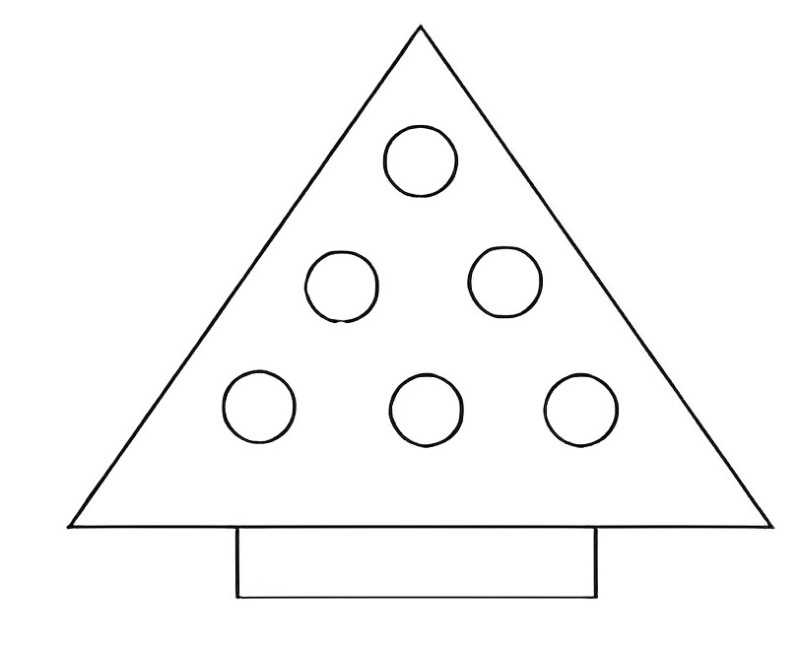
#> input picture teste/image.png, 800 x 646 px
$ python main.py
#> lines starting #> are read from the running program, lines starting #| are printed output that depends on the picture; after the words box and inside, x2 and y2 are one past the last pixel; in counts of white or black regions, pixels touching at a corner belong together
from __future__ import print_function
import numpy as np
import cv2
import argparse

ap = argparse.ArgumentParser()
ap.add_argument('--image', default='image.png', help='Caminho da imagem')
args = ap.parse_args()

imagem = cv2.imread(args.image)
#> imagem is the input picture: shape (646, 800, 3); mean B, G, R 249.2, 249.2, 249.2
cv2.imshow("Original", imagem)

escala_de_cinza = cv2.cvtColor(imagem, cv2.COLOR_BGR2GRAY)

kernel = np.ones((3, 3), np.uint8)
erosion = cv2.erode(escala_de_cinza, kernel, iterations=1)
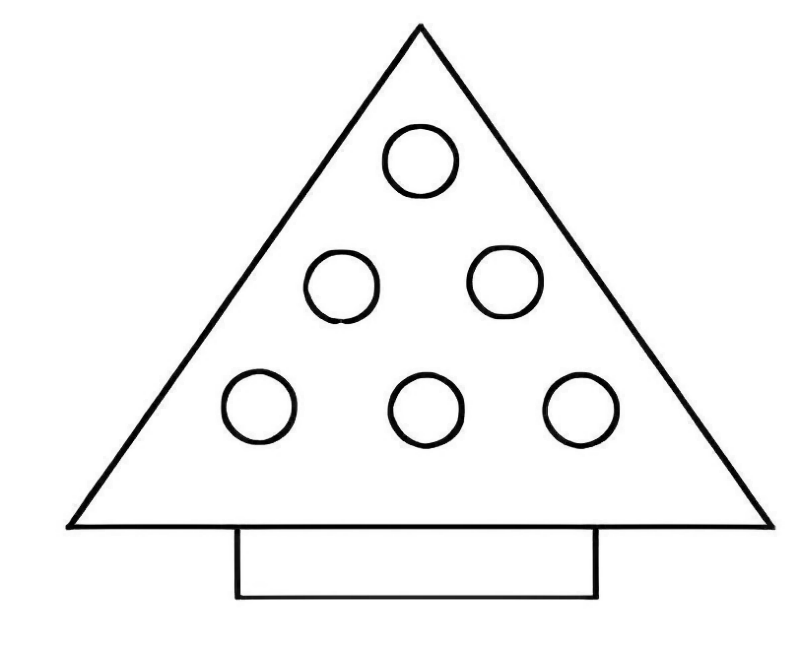
#> erosion: shape (646, 800); min 0, max 255, mean 244.6

dilation = cv2.dilate(erosion, kernel, iterations=1)

# Encontra bordas na imagem usando o método de detecção de bordas Canny
# Calcula os limiares inferior e superior usando sigma = 0.33
sigma = 0.33
v = np.median(dilation)
#> v = 255
limite_inferior = int(max(0, (1.0 - sigma) * v))
#> limite_inferior = 170
limite_superior = int(min(255, (1.0 + sigma) * v))
#> limite_superior = 255

bordas = cv2.Canny(dilation, limite_inferior, limite_superior)
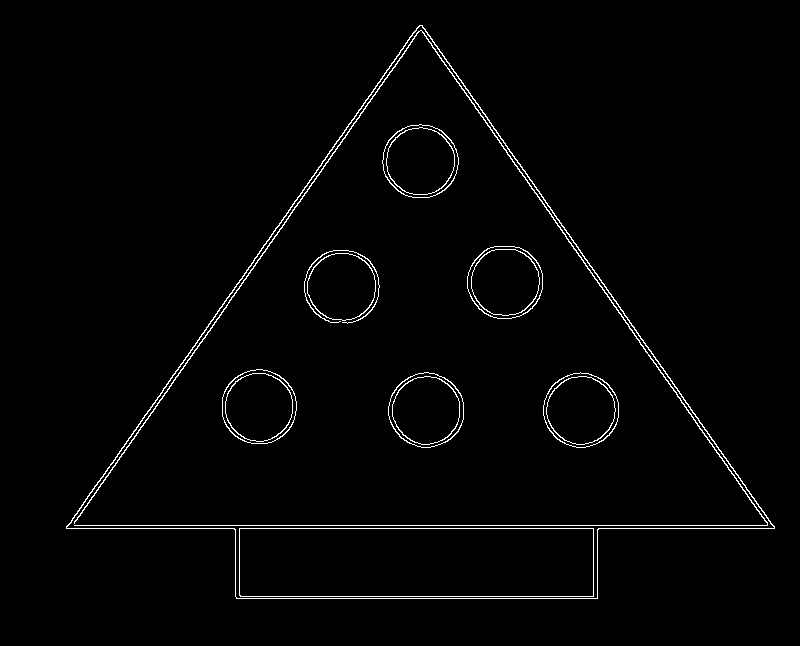
#> bordas: shape (646, 800); 1.7% white in thin lines or dots, all inside (x1, y1, x2, y2) = (66, 25, 775, 599)

contornos, _ = cv2.findContours(bordas, cv2.RETR_CCOMP, cv2.CHAIN_APPROX_TC89_KCOS)
#> contornos = 28 contours; largest, box (x1, y1, x2, y2) and area: (66, 25, 775, 599) 204746, (66, 26, 775, 599) 203929, (239, 528, 594, 597) 24038, (239, 528, 594, 597) 23827, (543, 372, 619, 448) 4429


def detectarForma(cnt):
    forma = 'desconhecida'
    peri = cv2.arcLength(cnt, True)
    vertices = cv2.approxPolyDP(cnt, 0.04 * peri, True)

    # Se a forma for um triângulo, ela terá 3 vértices
    if len(vertices) == 3:
        forma = 'triangulo'

    elif len(vertices) == 4:

        x, y, largura, altura = cv2.boundingRect(vertices)
        proporcao_aspecto = float(largura) / altura

        if proporcao_aspecto >= 0.95 and proporcao_aspecto <= 1.05:
            forma = "quadrado"
        else:
            forma = "retangulo"
    else:
        forma = "circulo"

    return forma

for i, contorno in enumerate(contornos):
    # Ignora contornos muito pequenos
    area = cv2.contourArea(contorno)
    if area < 100:
        continue

    M = cv2.moments(contorno)
    # A partir do momento, podemos calcular área, etc.
    # O centróide pode ser calculado da seguinte forma
    cX = int(M['m10'] / M['m00'])
    cY = int(M['m01'] / M['m00'])

    # chama detectarForma para o contorno
    forma = detectarForma(contorno)

    # Desenha os contornos
    cv2.drawContours(imagem, [contorno], -1, (0, 255, 0), 2)

    cv2.putText(imagem, forma, (cX, cY), cv2.FONT_HERSHEY_SIMPLEX,
                0.5, (255, 0, 0), 2)

    cv2.imshow("Imagem", imagem)
#> this loop made 28 passes
#> (area, cX, cY, forma, peri in detectarForma) on passes 3 to 14: (3674.5, 580, 409, 'circulo', 215.4), (3608, 580, 409, 'circulo', 214.3), (3631, 425, 409, 'circulo', 214.2), (3567, 425, 409, 'circulo', 213.2), (3658, 258, 406, 'circulo', 215), (3593.5, 258, 406, 'circulo', 213.9), (4429, 580, 409, 'circulo', 236.4), (4371.5, 580, 409, 'circulo', 235), (4425.5, 425, 409, 'circulo', 237.6), (4357, 425, 409, 'circulo', 235.8), (4412, 258, 406, 'circulo', 236.1), (4348, 258, 406, 'circulo', 234.5)
#> (area, cX, cY, forma, peri in detectarForma, vertices in detectarForma, x in detectarForma, y in detectarForma) on passes 1 to 2: (24038, 416, 561, 'retangulo', 843, [[239, 528], [240, 596], [593, 596], [593, 528]], 239, 528), (23827, 415, 562, 'retangulo', 839.8, [[240, 528], [593, 529], [592, 596], [241, 596]], 240, 528)
#> pass 1, `cv2.imshow("Imagem", imagem)`:
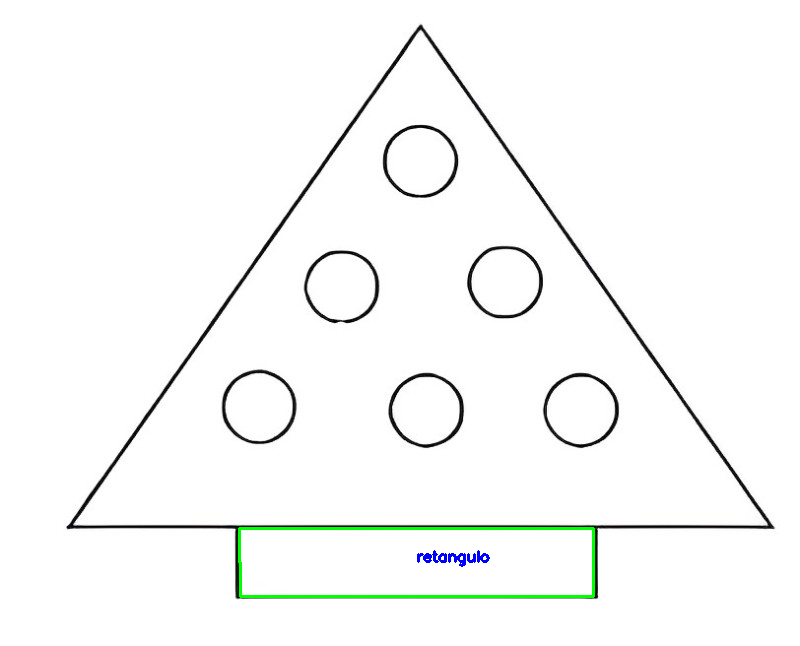
#> window 'Imagem': shape (646, 800, 3); mean B, G, R 248.5, 249.5, 248.2
#> pass 2, `cv2.imshow("Imagem", imagem)`:
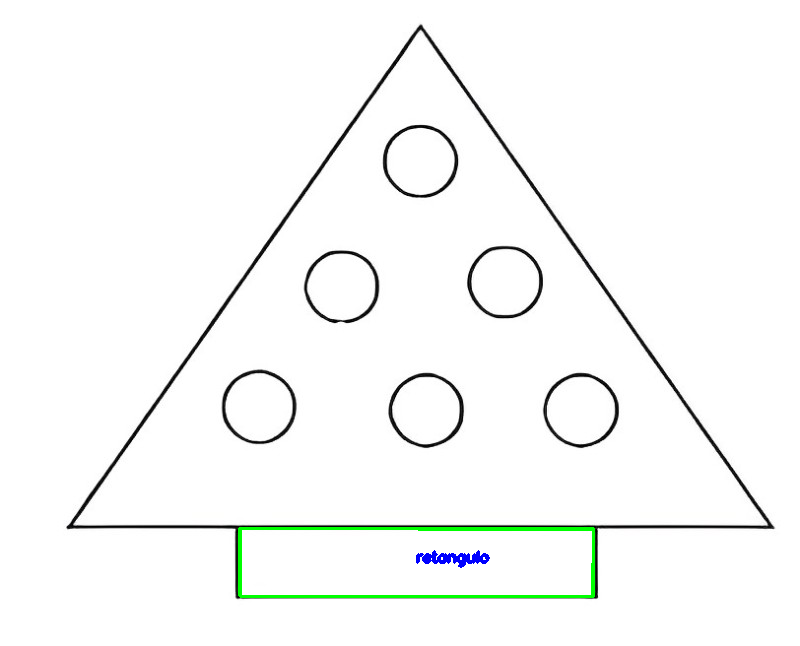
#> window 'Imagem': shape (646, 800, 3); mean B, G, R 248.3, 249.4, 248
#> after the loop:
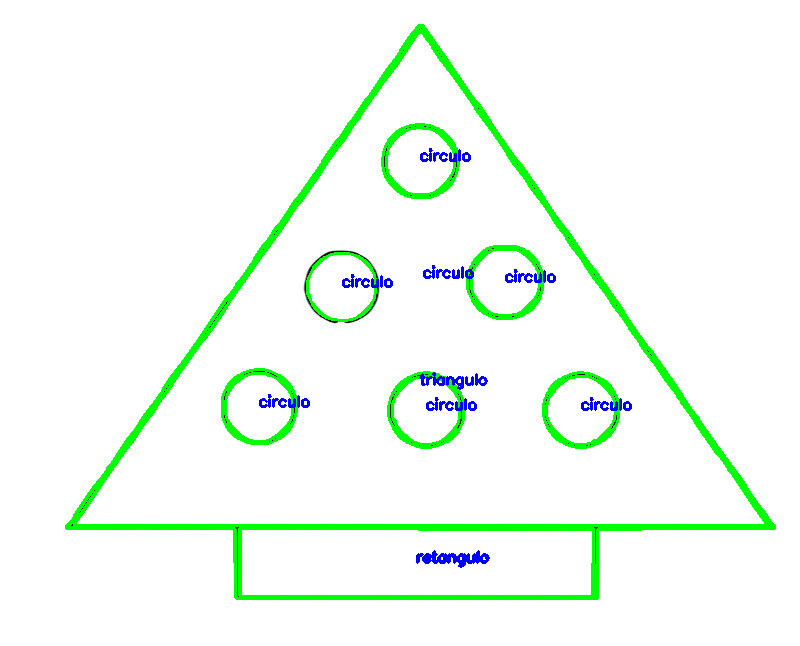
#> imagem: shape (646, 800, 3); 5.24% of pixels changed, all inside (x1, y1, x2, y2) = (65, 24, 776, 600)

cv2.waitKey(0)
cv2.destroyAllWindows()

$ run again, with teste/aaaaa.png copied over teste/image.png
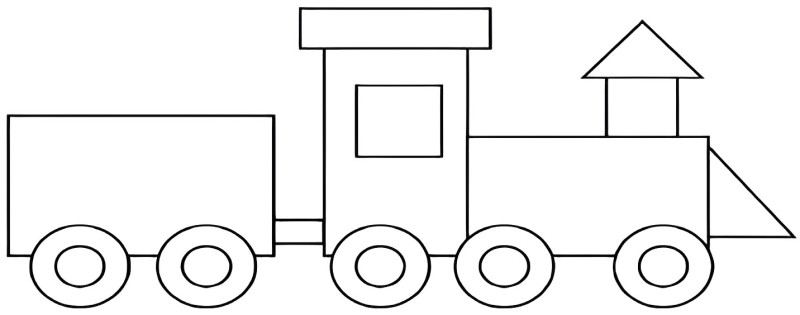
#> input picture teste/aaaaa.png, 800 x 315 px
#> imagem is the input picture: shape (315, 800, 3); mean B, G, R 241.6, 241.5, 241.5
#> v = 255
#> limite_inferior = 170
#> limite_superior = 255
#> `bordas = cv2.Canny(dilation, limite_inferior, limite_superior)`:
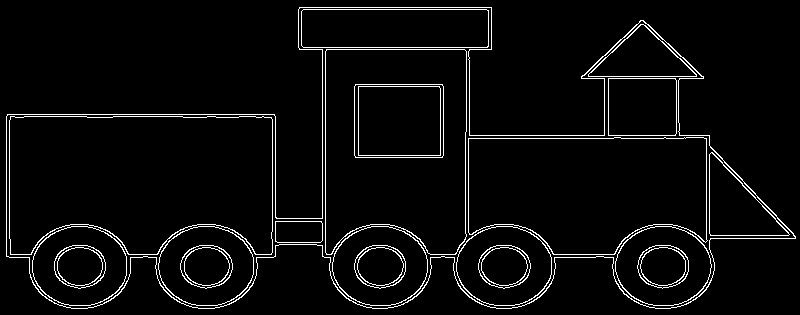
#> bordas: shape (315, 800); 4.3% white in thin lines or dots
#> contornos = 52 contours; largest, box (x1, y1, x2, y2) and area: (6, 7, 796, 309) 141440, (6, 7, 796, 309) 140596, (9, 116, 273, 255) 31639, (9, 116, 273, 255) 31580, (325, 49, 467, 255) 26624
#> the loop `for i, contorno in enumerate(contornos):` made 52 passes
#> (area, cX, cY, forma, peri in detectarForma) on passes 1 to 8: (1395.5, 662, 265, 'circulo', 133.8), (1361.5, 662, 265, 'circulo', 132.2), (1401, 503, 265, 'circulo', 134.1), (1366.5, 503, 265, 'circulo', 132.6), (1398.5, 379, 265, 'circulo', 133.9), (1363, 379, 265, 'circulo', 132.3), (1386, 206, 265, 'circulo', 133.2), (1352.5, 206, 265, 'circulo', 131.7)
#> after the loop `for i, contorno in enumerate(contornos):`:
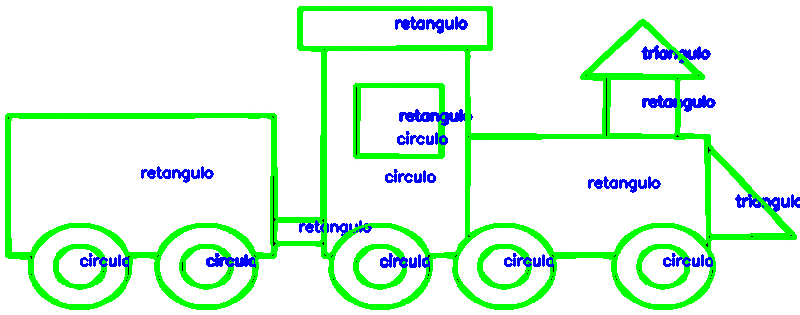
#> imagem: shape (315, 800, 3); 14.31% of pixels changed, all inside (x1, y1, x2, y2) = (5, 6, 800, 310)

$ run again, with teste/test.png copied over teste/image.png
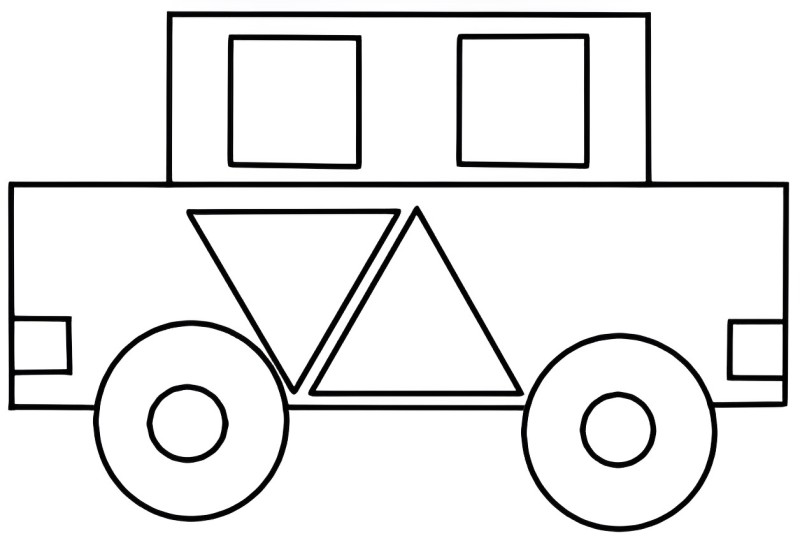
#> input picture teste/test.png, 800 x 543 px
#> imagem is the input picture: shape (543, 800, 3); mean B, G, R 233.1, 233.1, 233.1
#> v = 255
#> limite_inferior = 170
#> limite_superior = 255
#> `bordas = cv2.Canny(dilation, limite_inferior, limite_superior)`:
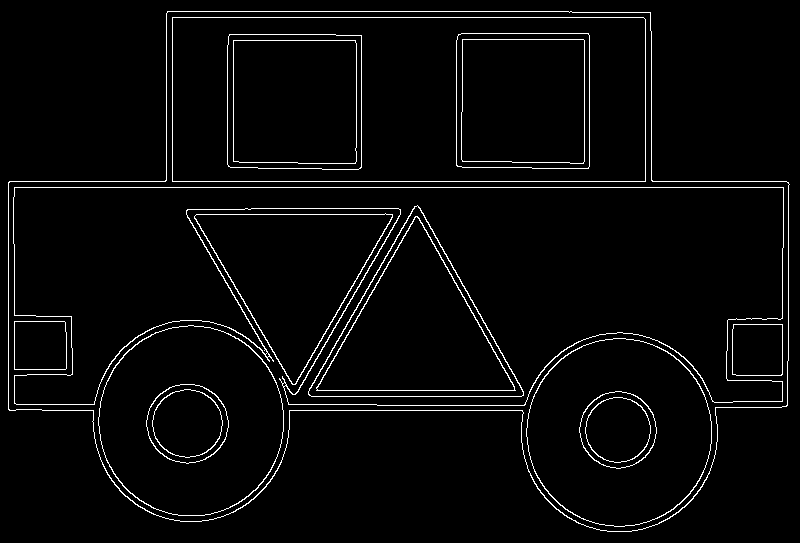
#> bordas: shape (543, 800); 3.3% white in thin lines or dots
#> contornos = 38 contours, 2 with area under 20; largest, box (x1, y1, x2, y2) and area: (8, 11, 790, 532) 298136, (8, 11, 790, 532) 297838, (13, 187, 784, 406) 116944, (13, 187, 784, 406) 116244, (172, 17, 646, 182) 77570
#> the loop `for i, contorno in enumerate(contornos):` made 38 passes
#> (area, cX, cY, forma, peri in detectarForma) on passes 1 to 8: (3358.5, 617, 429, 'circulo', 206.4), (3305.5, 617, 429, 'circulo', 204.2), (4639, 617, 429, 'circulo', 242.3), (4569.5, 617, 429, 'circulo', 240.8), (3757.5, 187, 422, 'circulo', 218.5), (3697.5, 187, 422, 'circulo', 216.9), (5108, 187, 423, 'circulo', 253.8), (5037, 187, 423, 'circulo', 252.3)
#> after the loop `for i, contorno in enumerate(contornos):`:
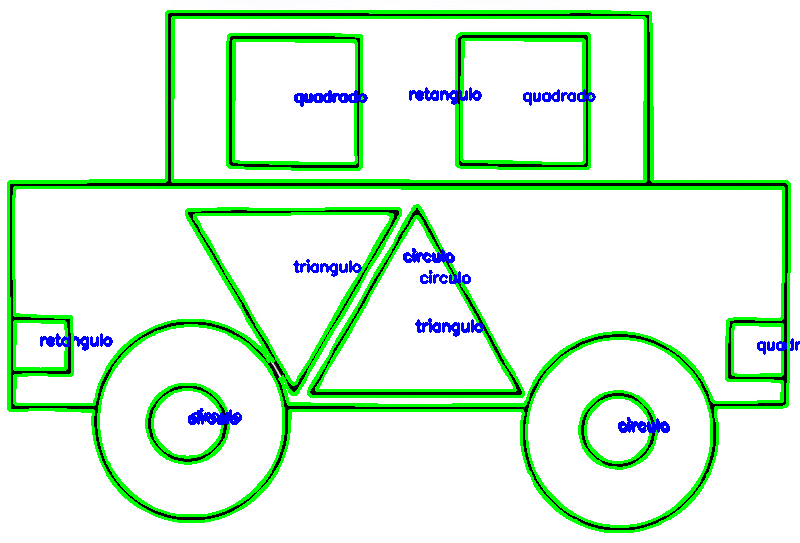
#> imagem: shape (543, 800, 3); 11.18% of pixels changed, all inside (x1, y1, x2, y2) = (7, 10, 800, 533)
